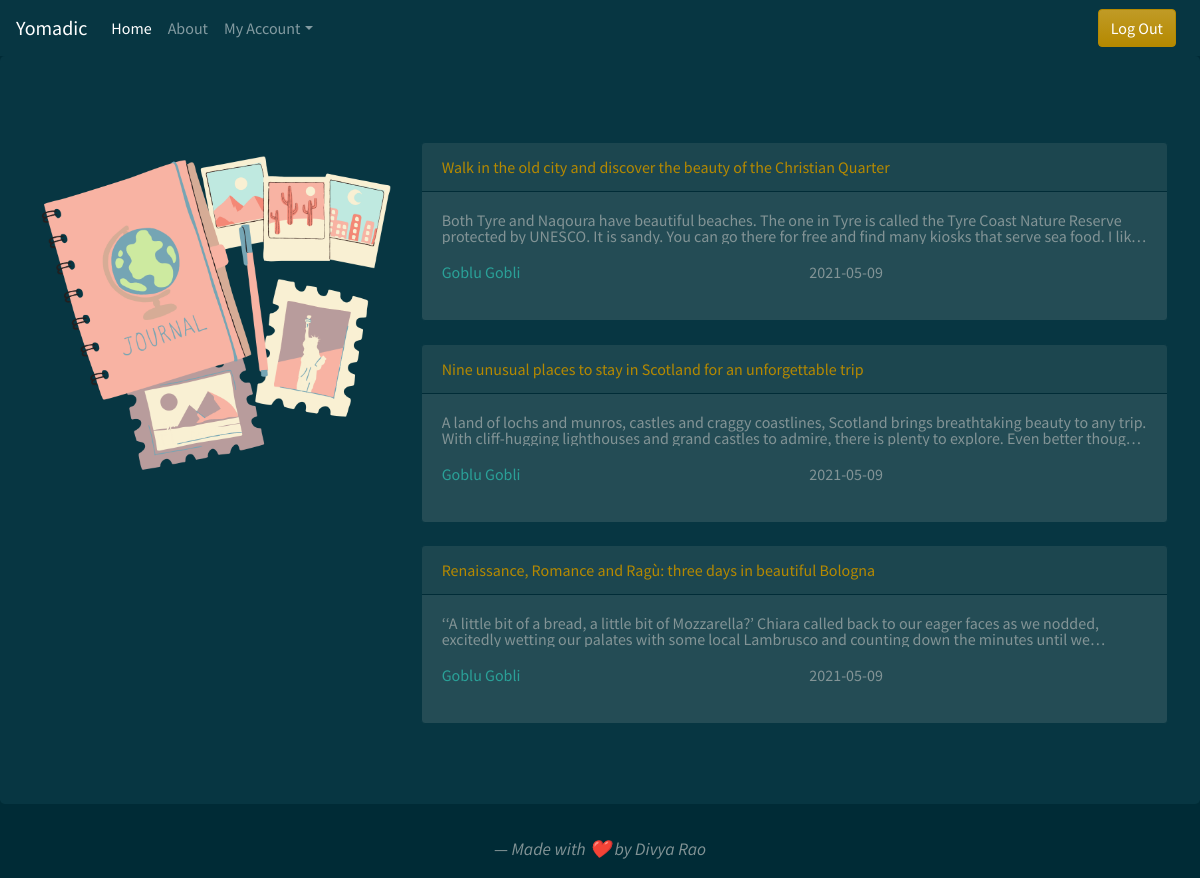
Page /myPosts (signed in) on the committed database.
### flaskapp/models.py (models this page shows, shortened)
class Post(db.Model):
    id = db.Column(db.Integer, primary_key=True)
    title = db.Column(db.String(100), nullable=False)
    date_posted = db.Column(db.DateTime, nullable=False, default=datetime.utcnow)
    content = db.Column(db.Text, nullable=False)
    user_id = db.Column(db.Integer, db.ForeignKey('user.id'), nullable=False)

class User(db.Model , UserMixin):
    id = db.Column(db.Integer, primary_key=True)
    username = db.Column(db.String(20), unique=True, nullable=False)
    email = db.Column(db.String(120), unique=True, nullable=False)
    image_file = db.Column(db.String(20), nullable=False, default='default.png')
    password = db.Column(db.String(60), nullable=False)
    posts = db.relationship('Post', backref='author', lazy=True)

### flaskapp/routes.py (the view)
@app.route("/myPosts" ,  methods=['GET'])
@login_required
def myPosts():
    form = UpdateAccountForm()
    posts = Post.query.filter_by(author = current_user)
    return render_template('myPosts.html' , posts=posts)

### flaskapp/models.py (called while the page is built)
@login_manager.user_loader
def load_user(user_id):
    return User.query.get(int(user_id))

### flaskapp/templates/myPosts.html (shortened to what this page needs)
{% extends "layout.html" %} {% block content %}
<div class="jumbotron">
    <div class="row">
        <div class="col-lg-4">
            <img src="../static/assets/10.png" class="img-responsive" style="width:100%">
        </div>
        <div class="col-lg-8">
            {% for post in posts %}
            <div class="card border-dark mb-3" style="max-width: 50rem; margin-top:3%">
                <a class="card-header text-primary" href="{{ url_for('post', post_id=post.id) }}">{{ post.title }}</a>
                <div class="card-body">
                    <p class="card-text" style=" word-break: break-word;
                overflow: hidden;
                text-overflow: ellipsis;
                display: -webkit-box;
                line-height: 16px; /* fallback */
                max-height: 32px; /* fallback */
                -webkit-line-clamp: 2; /* number of lines to show */
                -webkit-box-orient: vertical;">{{ post.content }}</p>
                    <div class="row">
                        <div class="col">
                            <p class="text-success">{{ post.author.username }}</p>
                        </div>
                        <div class="col">
                            <p>{{ post.date_posted.strftime('%Y-%m-%d') }}</p>
                        </div>
                    </div>
                </div>
            </div>
            {% endfor %}
        </div>
    </div>
</div>
    {% endblock content %}

### rows in the picture
Post: title "Walk in the old city and discover the beauty of the Christian Quarter", content "Both Tyre and Naqoura have beautiful beaches. The one in Tyre is called the Tyre Coast Nature Reserve protected by UNESCO. It is sandy. You can go there for free and find many kiosks that serve sea food. I…", author.username "Goblu Gobli", date_posted "2021-05-09"
Post: title "Nine unusual places to stay in Scotland for an unforgettable trip", content "A land of lochs and munros, castles and craggy coastlines, Scotland brings breathtaking beauty to any trip. With cliff-hugging lighthouses and grand castles to admire, there is plenty to explore. Even better…", author.username "Goblu Gobli", date_posted "2021-05-09"
Post: title "Renaissance, Romance and Ragù: three days in beautiful Bologna", content "‘‘A little bit of a bread, a little bit of Mozzarella?’ Chiara called back to our eager faces as we nodded, excitedly wetting our palates with some local Lambrusco and counting down the minutes until…", author.username "Goblu Gobli", date_posted "2021-05-09"
